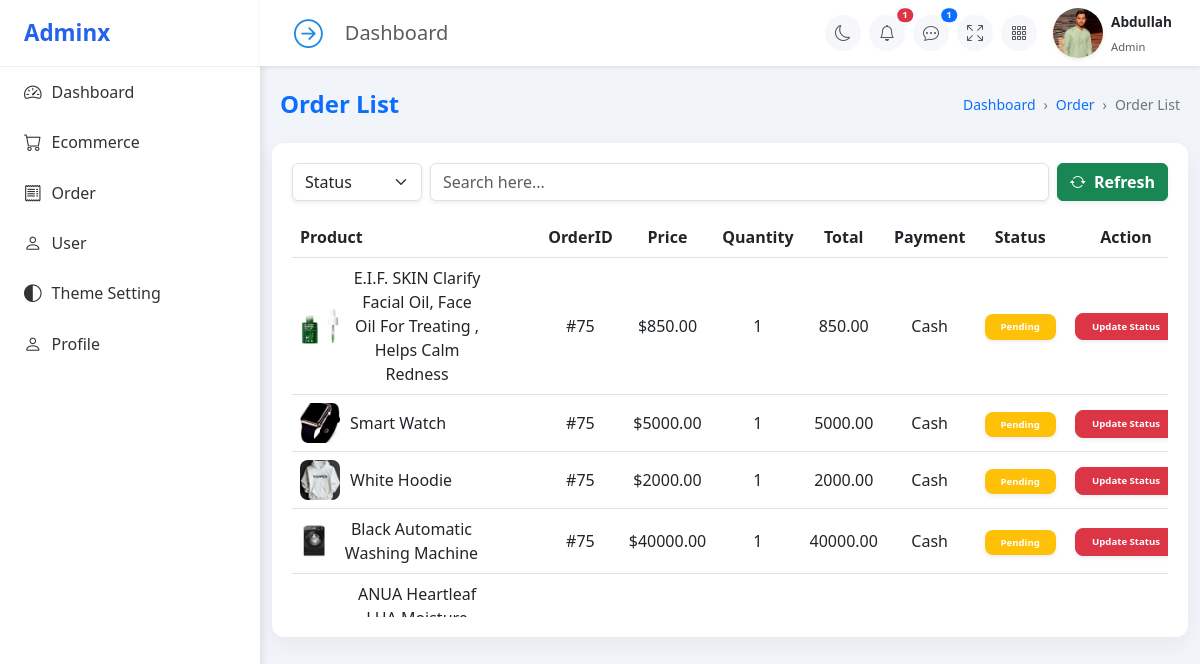
The page /Server/Admin-Panel/View-Orders.php (signed in) on the database as committed earlier.
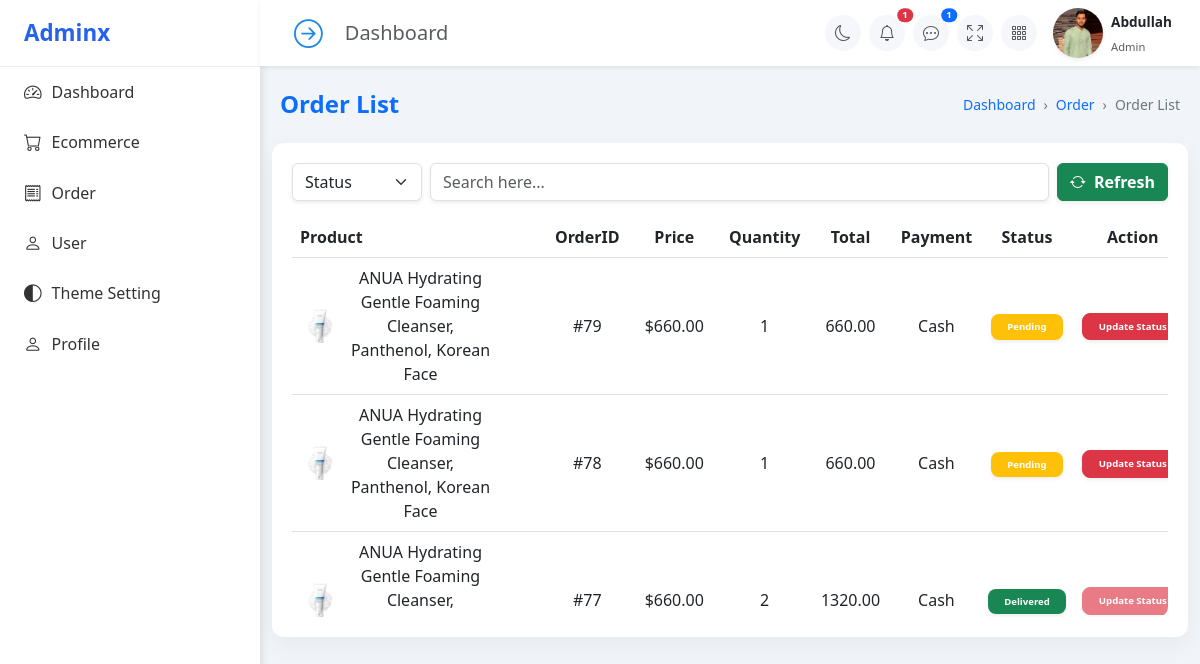
The same page on the database as committed later.
### tables this page shows
CREATE TABLE `users` (
  `id` int(11) NOT NULL,
  `name` varchar(100) NOT NULL,
  `email` varchar(100) NOT NULL,
  `password` varchar(255) NOT NULL,
  `phone` varchar(20) DEFAULT NULL,
  `role` enum('user','admin') DEFAULT 'user',
  `status` enum('active','inactive') DEFAULT 'active',
  `created_at` datetime DEFAULT current_timestamp(),
  `updated_at` datetime DEFAULT current_timestamp() ON UPDATE current_timestamp(),
  `user_profile` varchar(255) NOT NULL DEFAULT '',
  `gender` enum('male','female') DEFAULT 'male',
  `email_token` varchar(255) DEFAULT NULL,
  `token_expiry` datetime DEFAULT NULL
);

CREATE TABLE `orders` (
  `id` int(11) NOT NULL,
  `user_id` int(11) DEFAULT NULL,
  `address_id` int(11) DEFAULT NULL,
  `total` decimal(10,2) DEFAULT NULL,
  `status` enum('pending','shipped','delivered','cancelled') DEFAULT 'pending',
  `created_at` timestamp NOT NULL DEFAULT current_timestamp(),
  `payment_method` enum('Cash','Card','UPI','Wallet') NOT NULL
);

### Server/Admin-Panel/View-Orders.php (the view, shortened to what this page needs)
<?php
include("./Sidebar.php");
$status = isset($_POST['status']) ? $_POST['status'] : '';
?>
</head>
<body>
  <div class="container m ">
    <div class="d-flex justify-content-between align-items-center my-4 flex-wrap mx-2">
      <h4 class="mb-2 mb-md-0 fw-semibold text-primary">Order List</h4>
      <nav aria-label="breadcrumb">
        <ol class="breadcrumb mb-0 breadcrumb-custom">
          <li class="breadcrumb-item"><a href="#">Dashboard</a></li>
          <li class="breadcrumb-item"><a href="#">Order</a></li>
          <li class="breadcrumb-item active" aria-current="page">Order List</li>
        </ol>
      </nav>
    </div>
    <div class="order-card bg-white">
      <div class="d-flex flex-row align-items-center mb-3 gap-2 responsive-flex">
        <form method="POST" id="statusForm">
          <select name="status" id="state-selcxt" class="form-select shadow-sm" style="min-width: 130px; max-width: 150px;">
            <option selected hidden>Status</option>
          </select>
        </form>
        <div class="flex-grow-1 w-100 w-md-auto order-3 order-md-0">
          <input type="text" class="form-control shadow-sm mt-2 mt-md-0" placeholder="Search here...">
        </div>
        <div class="flex-shrink-0 refresh-btn">
          <button onclick="refresh()" class="btn btn-success fw-bold shadow-sm w-100">
            <i class="bi bi-arrow-repeat me-1"></i> Refresh
          </button>
        </div>
      </div>
      <div class="table-responsive">
        <div class="table-container">
          <table class="table table-hover text-center align-middle mb-0">
            <thead>
              <tr>
                <th class="text-start">Product</th>
                <th>OrderID</th>
                <th>Price</th>
                <th>Quantity</th>
                <th>Total</th>
                <th>Payment</th>
                <th>Status</th>
                <th>Action</th>
              </tr>
            </thead>
            <tbody class="text-center">
              <?php
              $sql = "SELECT DISTINCT orders.id as order_id, products.name, orders.payment_method, orders.status, order_items.quantity, order_items.price  AS unit_price,
  (order_items.price * order_items.quantity) AS total_price, product_images.image_url
FROM orders
INNER JOIN order_items ON orders.id = order_items.order_id
INNER JOIN products ON order_items.product_id = products.id
INNER JOIN product_images ON products.id = product_images.product_id";
              $sql .= " ORDER BY order_id DESC";
              $result = $conn->query($sql);
              if ($result->num_rows == 0) {
                echo "<tr><td colspan='7' class='text-center fw-bold text-muted py-4'>No orders found for $status  status.</td></tr>";
              } else {
                while ($row = $result->fetch_assoc()) {
              ?>
                  <tr>
                    <td class="d-flex align-items-center ">
                      <img src="../uploads/<?= $row['image_url'] ?>" class="product-img" alt="Product">
                      <span class="me-5"><?= $row['name'] ?></span>
                    </td>
                    <td>#<?= $row['order_id'] ?></td>
                    <td>$<?= $row['unit_price'] ?></td>
                    <td><?= $row['quantity'] ?></td>
                    <td><?= $row['total_price'] ?></td>
                    <td><?= $row['payment_method'] ?></td>
                    <td>
                      <?php
                      $colour = '';
                      if ($row['status'] === "pending") {
                        $colour = 'bg-warning';
                      } elseif ($row['status'] === "shipped") {
                        $colour = 'bg-primary';
                      } elseif ($row['status'] === "delivered") {
                        $colour = 'bg-success';
                      } elseif ($row['status'] === "cancelled") {
                        $colour = 'bg-danger';
                      } ?>
                      <span class="badge rounded-3 <?= $colour ?> px-3 py-2   text-white <?= $row['status'] === 'cancelled' ? 'cursor-pointer ' : '' ?> text-capitalize shadow-sm">
                        <?= $row['status'] === 'cancelled' ? 'Remove' : $row['status']  ?>
                      </span>
                    </td>
                    <td>
                      <span onclick="updateStatus(<?= $row['order_id'] ?>, '<?= $row['status'] ?>')" class="badge rounded-3 btn  btn-danger <?= $row['status'] === 'delivered' ||  $row['status'] === 'cancelled' ? 'disabled' : ' '  ?>  bg-danger px-3 py-2 text-white text-capitalize shadow-sm" style="cursor:pointer;" data-bs-toggle="modal" data-bs-target="#updateStatusModal">
                        Update status
                      </span>
                    </td>
                  </tr>
              <?php }
              } ?>
            </tbody>
          </table>
        </div>
      </div>
    </div>
  </div>

### Server/Admin-Panel/Sidebar.php (shortened to what this page needs)
<?php
include("./config/db.php");
if (isset($_SESSION['admin_id'])) {
  $admin_id = $_SESSION['admin_id'] ?? "";
  $sql = "SELECT * FROM users WHERE id = $admin_id  ";
  $result = $conn->query($sql);
  if ($row = $result->fetch_assoc()) {
    $adminName = $row['name'];
  }
} else {
  header("Location: ../Client/login.php");
  exit();
}
?>
<div class="sidebar active " id="sidebar">
  <div class="logo ">Adminx</div>
  <div id="sidebarAccordion">
    <ul class="nav flex-column">
      <li class="nav-item">
        <a class="nav-link" href="./Dashbboard.php">
          <i class="bi bi-speedometer2"></i> Dashboard
        </a>
      </li>
      <li class="nav-item">
        <a class="nav-link" data-bs-toggle="collapse" href="#ecommerceMenu" role="button">
          <i class="bi bi-cart"></i> Ecommerce
        </a>
      </li>
      <li class="nav-item">
        <a class="nav-link" data-bs-toggle="collapse" href="#orderMenu" role="button">
          <i class="bi bi-receipt"></i> Order
        </a>
      </li>
      <li class="nav-item">
        <a class="nav-link" data-bs-toggle="collapse" href="#userMenu" role="button">
          <i class="bi bi-person"></i> User
        </a>
      </li>
      <li class="nav-item">
        <a class="nav-link" data-bs-toggle="collapse" href="#theme" role="button">
          <i class="bi bi-circle-half"></i>Theme Setting
        </a>
      </li>
      <li class="nav-item">
        <a class="nav-link" href="./admin_profile.php"><i class="bi bi-person"></i> Profile</a>
      </li>
    </ul>
  </div>
</div>
<div class="content-wrapper shifted" id="contentWrapper">
  <nav class="navbar navbar-expand-lg navbar-light bg-white shadow-sm px-3 py-2 sticky-top">
    <div class="container-fluid d-flex align-items-center">
      <button id="sidebarToggle" class="sidebar-toggle-btn me-3">
        <i id="toggleIcon" class="bi bi-arrow-right-circle"></i>
      </button>
      <div class="flex-grow-1 me-3">
        <h5 class="mb-0 text-muted">Dashboard</h5>
      </div>
      <ul class="navbar-nav flex-row align-items-center gap-2">
        <li class="nav-item">
          <a class="nav-link icon-btn" href="#">
            <i class="bi bi-moon"></i>
          </a>
        </li>
        <li class="nav-item position-relative">
          <a class="nav-link icon-btn" href="#">
            <i class="bi bi-bell"></i>
            <span class="badge bg-danger rounded-pill position-absolute top-0 start-100 translate-middle">1</span>
          </a>
        </li>
        <li class="nav-item position-relative">
          <a class="nav-link icon-btn" href="#">
            <i class="bi bi-chat-dots"></i>
            <span class="badge bg-primary rounded-pill position-absolute top-0 start-100 translate-middle">1</span>
          </a>
        </li>
        <li class="nav-item">
          <a class="nav-link icon-btn" href="#">
            <i class="bi bi-arrows-fullscreen"></i>
          </a>
        </li>
        <li class="nav-item">
          <a class="nav-link icon-btn" href="#">
            <i class="bi bi-grid-3x3-gap"></i>
          </a>
        </li>
        <li class="nav-item d-flex align-items-center ms-2">
          <a href="./admin_profile.php"><img src="./assets/Images/Abdullah.jpg"
              class="shadow-sm me-2"
              style="border-radius: 50%; object-fit: cover;"
              width="50" height="50" alt="User">
          </a>
          <div class="user-info">
            <span class="fw-semibold"><?= $adminName ?></span><br>
            <small class="text-muted">Admin</small>
          </div>
        </li>
      </ul>
    </div>
  </nav>

### Server/Admin-Panel/Assets/CSS/admin.css (style rules this page uses)
.sidebar { position: fixed; top: 0; left: -260px; width: 260px; height: 100%; background-color: #fff; box-shadow: 2px 0 8px rgba(0,0,0,0.1); transition: left 0.3s ease; z-index: 1000; overflow-y: auto; }
.sidebar.active { left: 0; }
.sidebar .logo { padding: 1rem 1.5rem; font-size: 1.4rem; font-weight: bold; color: #2563EB ; border-bottom: 1px solid #f0f0f0; }
.sidebar .nav-link { padding: 0.75rem 1.5rem; color: #333; font-weight: 500; display: flex; align-items: center; }
.sidebar .nav-link i { margin-right: 10px; font-size: 1.1rem; }
.content-wrapper { margin-left: 0; transition: margin-left 0.3s ease; }
.content-wrapper.shifted { margin-left: 260px; }
.sidebar-toggle-btn { border: none; background: transparent; font-size: 1.8rem; color: #1e88e5; cursor: pointer; transition: transform 0.3s ease, color 0.3s ease; }
.icon-btn { background-color: #f5f7fa; border-radius: 50%; width: 36px; height: 36px; display: flex; align-items: center; justify-content: center; color: #555; position: relative; transition: all 0.2s ease; }
.badge { font-size: 0.6rem; padding: 2px 5px; }
.user-info span { font-size: 0.85rem; }
.user-info small { font-size: 0.7rem; }

### Server/Admin-Panel/Sidebar.php (style rules this page uses)
.content-wrapper { margin-left: 0; transition: margin-left 0.3s ease; }
.content-wrapper.shifted { margin-left: 260px; }
.sidebar-toggle-btn { border: none; background: transparent; font-size: 1.8rem; color: #1e88e5; cursor: pointer; transition: transform 0.3s ease, color 0.3s ease; }
.icon-btn { background-color: #f5f7fa; border-radius: 50%; width: 36px; height: 36px; display: flex; align-items: center; justify-content: center; color: #555; position: relative; transition: all 0.2s ease; }
.badge { font-size: 0.6rem; padding: 2px 5px; }
.user-info span { font-size: 0.85rem; }
.user-info small { font-size: 0.7rem; }
.sidebar { position: fixed; top: 0; left: -260px; width: 260px; height: 100%; background-color: #fff; box-shadow: 2px 0 8px rgba(0, 0, 0, 0.1); transition: left 0.3s ease; z-index: 1000; overflow-y: auto; }
.sidebar { left: -260px; }
.sidebar.active { left: 0; }
.sidebar .logo { padding: 1rem 1.5rem; font-size: 1.4rem; font-weight: bold; color: #2563EB; border-bottom: 1px solid #f0f0f0; text-decoration: none; }
.sidebar .nav-link { padding: 0.75rem 1.5rem; color: #333; font-weight: 500; display: flex; align-items: center; }
.sidebar .nav-link i { margin-right: 10px; font-size: 1.1rem; }

### Server/Admin-Panel/View-Orders.php (style rules this page uses)
body { background-color: #f1f5f9; font-family: 'Segoe UI', Tahoma, Geneva, Verdana, sans-serif; }
.order-card { border-radius: 12px; box-shadow: 0 8px 24px rgba(0, 0, 0, 0.05); padding: 20px; }
.table-container { max-height: 400px; overflow-y: auto; border-radius: 10px; background-color: #ffffff; }
table thead th { position: sticky; top: 0; background: #f8fafc; z-index: 2; }
.product-img { width: 40px; height: 40px; object-fit: cover; border-radius: 8px; margin-right: 10px; }
.breadcrumb-custom { font-size: 14px; color: #6b7280; }
.breadcrumb-custom { background: none; padding: 0; margin-bottom: 0; font-size: 14px; }
.breadcrumb-custom .breadcrumb-item+.breadcrumb-item::before { content: "›"; color: #6c757d; }
.breadcrumb-custom .breadcrumb-item a { color: #0d6efd; text-decoration: none; font-weight: 500; }
.breadcrumb-custom .breadcrumb-item.active { color: #6c757d; font-weight: 500; }
.table-responsive { overflow-x: auto; -webkit-overflow-scrolling: touch; }
table { min-width: 600px; }
.slide-up-row { opacity: 0; animation: slideFromBottom 0.5s ease-out forwards; }

Rows that differ between the two databases and show on the page:
no longer on this page (row edited): orders: shows a picture, name "E.I.F. SKIN Clarify Facial Oil, Face Oil For Treating , Helps Calm Redness", id "75", unit_price "850.00", quantity "1", total_price "850.00", payment_method "Cash", status "Pending", name "Smart Watch", unit_price "5000.00", total_price "5000.00", name "White Hoodie", unit_price "2000.00", total_price "2000.00", name "Black Automatic Washing Machine", unit_price "40000.00", total_price "40000.00"
no longer on this page (row edited): orders: name "ANUA Heartleaf…"
added orders: name "ANUA Hydrating Gentle Foaming Cleanser, Panthenol, Korean Face", id "79", unit_price "660.00", quantity "1", total_price "660.00", payment_method "Cash", status "Pending"
added orders: name "ANUA Hydrating Gentle Foaming Cleanser, Panthenol, Korean Face", id "78", unit_price "660.00", quantity "1", total_price "660.00", payment_method "Cash", status "Pending"
added orders: name "ANUA Hydrating Gentle Foaming Cleanser,…", id "77", unit_price "660.00", quantity "2", total_price "1320.00", payment_method "Cash", status "Delivered"
